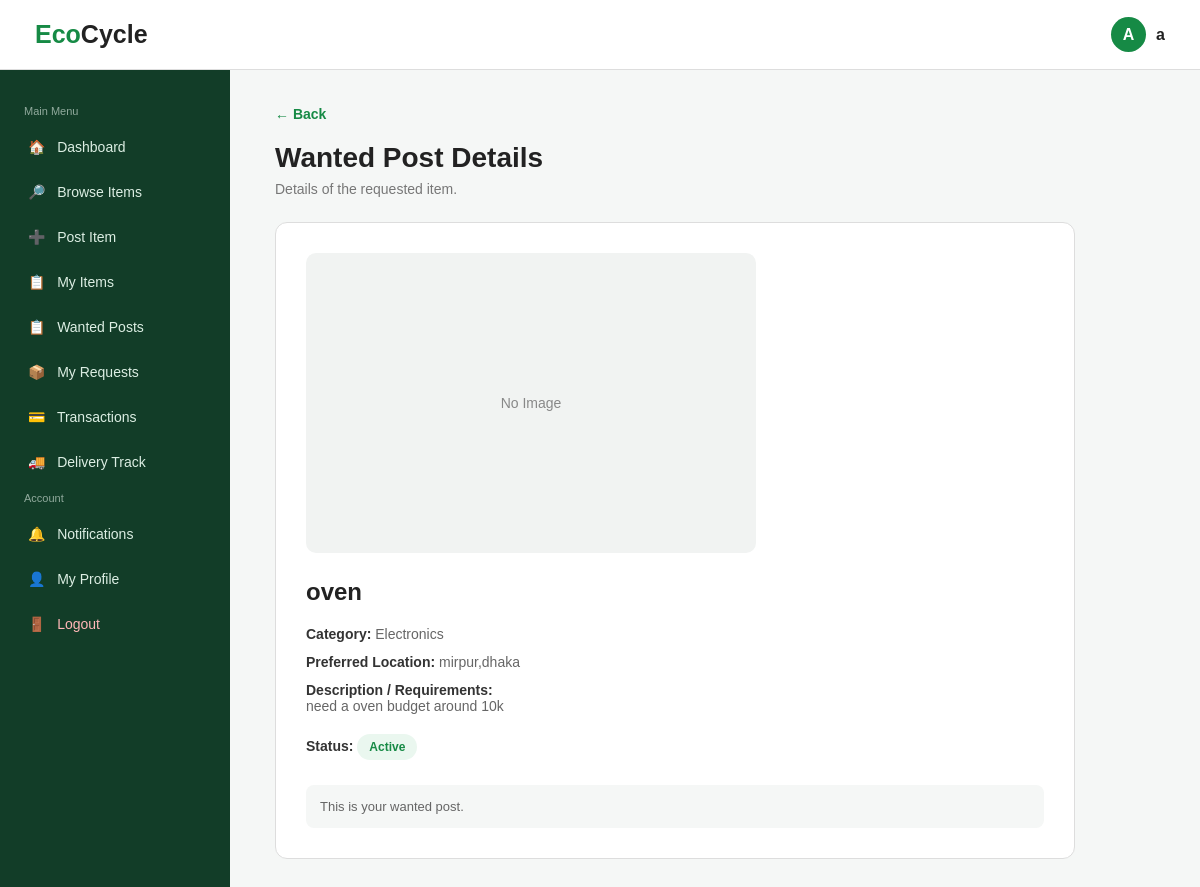
Screenshot of /index.php?url=wanted/view&id=8 (signed in) with the database file from the repository.
### tables this page shows
CREATE TABLE `wanted_posts` (
  `wanted_id` int(11) NOT NULL,
  `user_id` int(11) NOT NULL,
  `title` varchar(100) NOT NULL,
  `category` varchar(60) NOT NULL,
  `location` varchar(100) NOT NULL,
  `description` text DEFAULT NULL,
  `status` varchar(30) NOT NULL,
  `image` varchar(255) DEFAULT NULL
);

### app/core/Controller.php (called while the page is built, shortened)
<?php
abstract class Controller
{
    protected function view(string $view, array $data = []): void
    {
        extract($data, EXTR_SKIP);
        require APP_PATH . '/views/' . $view . '.php';
    }
}

### app/controllers/WantedController.php (called while the page is built, shortened)
<?php
class WantedController extends Controller
{
    public function show(): void
    {
        $wanted_id = (int)$_GET['id'];
        $wanted = $this->model('WantedPost')->find($wanted_id);
        $this->view('wanted/view', compact(
            'user_id', 'wanted_id', 'wanted', 'wanted_owner_id', 'is_owner', 'backPage', 'from', 'msg', 'existing_offer_id'
        ));
    }
}

### app/core/Router.php (called while the page is built, shortened)
<?php
class Router
{
    private array $routes;
    public function __construct(array $routes)
    {
        $this->routes = $routes;
    }
    public function dispatch(string $url): void
    {
        $route = trim($url, '/');
        [$controllerName, $method] = explode('@', $this->routes[$route]);
        $controller = new $controllerName();
        $controller->$method();
    }
}

### index.php (called while the page is built, shortened)
<?php
require APP_PATH . '/core/Database.php';
require APP_PATH . '/core/Model.php';
require APP_PATH . '/core/Controller.php';
require APP_PATH . '/core/Router.php';
$router = new Router(require ROOT_PATH . '/config/routes.php');
$router->dispatch($_GET['url'] ?? '');

### app/core/Model.php (called while the page is built, shortened)
<?php
abstract class Model
{
    protected mysqli $db;
    public function __construct()
    {
        $this->db = Database::connection();
    }
    protected function query(string $sql, array $params = []): mysqli_result|bool
    {
        return $this->db->execute_query($sql, array_values($params));
    }
    protected function fetchOne(string $sql, array $params = []): ?array
    {
        $result = $this->query($sql, $params);
        return $result->fetch_assoc() ?: null;
    }
}

### app/core/Database.php (called while the page is built, shortened)
<?php
class Database
{
    private static ?mysqli $conn = null;
    public static function connection(): mysqli
    {
        if (self::$conn === null) {
            $conn = mysqli_connect(DB_HOST, DB_USER, DB_PASS, DB_NAME);
            mysqli_set_charset($conn, 'utf8mb4');
            self::$conn = $conn;
        }
        return self::$conn;
    }
}

### app/models/WantedPost.php (called while the page is built, shortened)
<?php
class WantedPost extends Model
{
    public function find(int $wantedId): ?array
    {
        return $this->fetchOne('SELECT * FROM wanted_posts WHERE wanted_id = ? LIMIT 1', [$wantedId]);
    }
}

### app/views/wanted/view.php (the view, shortened to what this page needs)
<!DOCTYPE html>
<html>
<head>
<link
    rel="stylesheet"
    href="assets/css/style.css"
>
</head>
<body>
<?php require APP_PATH . '/views/layouts/header_sidebar.php'; ?>
<main class="main">
<a
    href="<?php echo htmlspecialchars($backPage); ?>"
    class="back"
>
    ← Back
</a>
<div class="page-header">
    <h1>
        Wanted Post Details
    </h1>
    <p>
        Details of the requested item.
    </p>
</div>
<div class="wanted-card">
<?php
if(
    !empty($wanted["image"]) &&
    file_exists("uploads/".$wanted["image"])
)
{
?>
    <img
        src="uploads/<?php
            echo htmlspecialchars(
                $wanted["image"]
            );
        ?>"
        class="wanted-image"
        alt="Wanted Item"
    >
<?php
}
else
{
?>
    <div class="no-image">
        No Image
    </div>
<?php
}
?>
<div class="wanted-title">
<?php
echo htmlspecialchars(
    $wanted["title"]
);
?>
</div>
<div class="detail">
<strong>
    Category:
</strong>
<?php
echo htmlspecialchars(
    $wanted["category"]
);
?>
</div>
<div class="detail">
<strong>
    Preferred Location:
</strong>
<?php
echo htmlspecialchars(
    $wanted["location"]
);
?>
</div>
<?php
if(
    isset($wanted["description"]) &&
    trim($wanted["description"]) !== ""
)
{
?>
<div class="detail">
<strong>
    Description / Requirements:
</strong>
<br>
<?php
echo nl2br(
    htmlspecialchars(
        $wanted["description"]
    )
);
?>
</div>
<?php
}
?>
<div class="detail">
<strong>
    Status:
</strong>
<span class="status">
<?php
echo htmlspecialchars(
    $wanted["status"]
);
?>
</span>
</div>
<?php if($is_owner === true): ?>
    <div class="owner-note">
        This is your wanted post.
    </div>
<?php endif; ?>
</div>
</main>
</body>
</html>

### assets/css/style.css (style rules this page uses)
* { margin:0; padding:0; box-sizing:border-box; }
body { font-family:Arial,sans-serif; background:#f5f7f6; color:#222; }

### app/views/wanted/view.php (style rules this page uses)
.main { margin-left:230px; padding:105px 45px 50px; max-width:1000px; }
.back { display:inline-block; color:#168a45; text-decoration:none; font-size:14px; font-weight:bold; margin-bottom:20px; }
.page-header { margin-bottom:25px; }
.page-header h1 { font-size:28px; margin-bottom:7px; }
.page-header p { color:#777; font-size:14px; }
.wanted-card { background:white; border:1px solid #ddd; border-radius:12px; padding:30px; max-width:800px; }
.no-image { width:100%; max-width:450px; height:300px; background:#f1f3f2; border-radius:10px; display:flex; align-items:center; justify-content:center; color:#888; font-size:14px; margin-bottom:25px; }
.wanted-title { font-size:24px; font-weight:bold; margin-bottom:20px; }
.detail { font-size:14px; color:#666; margin-bottom:12px; }
.detail strong { color:#333; }
.status { display:inline-block; margin-top:8px; padding:6px 12px; border-radius:20px; background:#eaf7ef; color:#168a45; font-size:12px; font-weight:bold; }
.owner-note { margin-top:25px; padding:14px; background:#f5f7f6; border-radius:8px; color:#666; font-size:13px; }

### rows the page displays
wanted_posts: title "oven", category "Electronics", location "mirpur,dhaka", description "need a oven budget around 10k", status "Active"

### other values shown
substr($name,0,1) "A"
$name "a"
